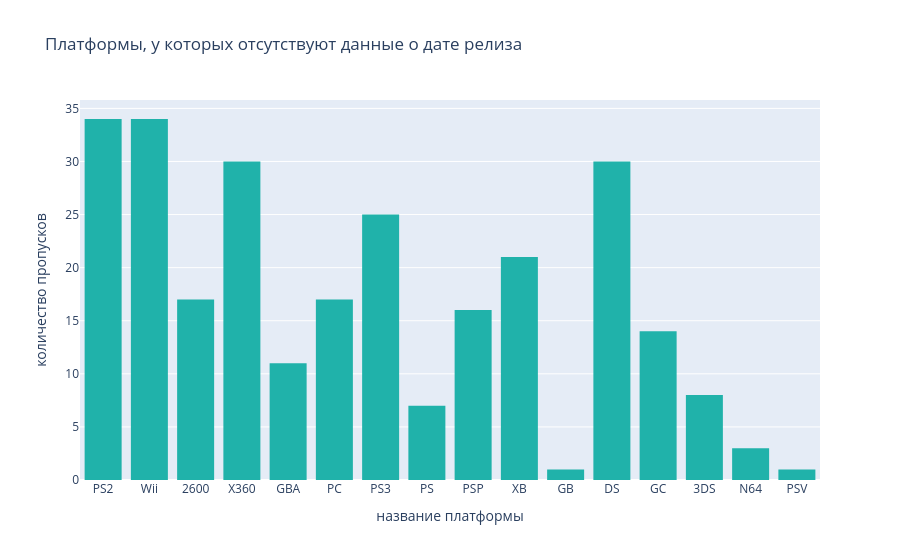

Notebook source saved alongside this figure:
### Code cell
#Платформы, у которых отсутствуют данные о дате релиза

missing_year_platforms = data.query('year_of_release.isna()').platform.reset_index()

trace = go.Histogram(
    x=missing_year_platforms.platform,
    marker_color='lightseagreen',
    nbinsx=100)

layout = {'title': 'Платформы, у которых отсутствуют данные о дате релиза',
          'xaxis': {'title': 'название платформы'},
          'yaxis': {'title': 'количество пропусков'}}
         
fig = go.Figure(data=trace, layout=layout)
fig.show()

### Figure 1 — Plotly figure (JSON) as saved in the notebook; plotly's stock layout.template omitted (floating-point values rounded to 4 significant figures; data arrays with more than 128 entries replaced by an {"elided": "..."} marker saying what was removed)
{"data": [{"marker": {"color": "lightseagreen"}, "nbinsx": 100, "type": "histogram", "x": {"elided": "269 str values"}}], "layout": {"title": {"text": "Платформы, у которых отсутствуют данные о дате релиза"}, "xaxis": {"title": {"text": "название платформы"}}, "yaxis": {"title": {"text": "количество пропусков"}}}}
